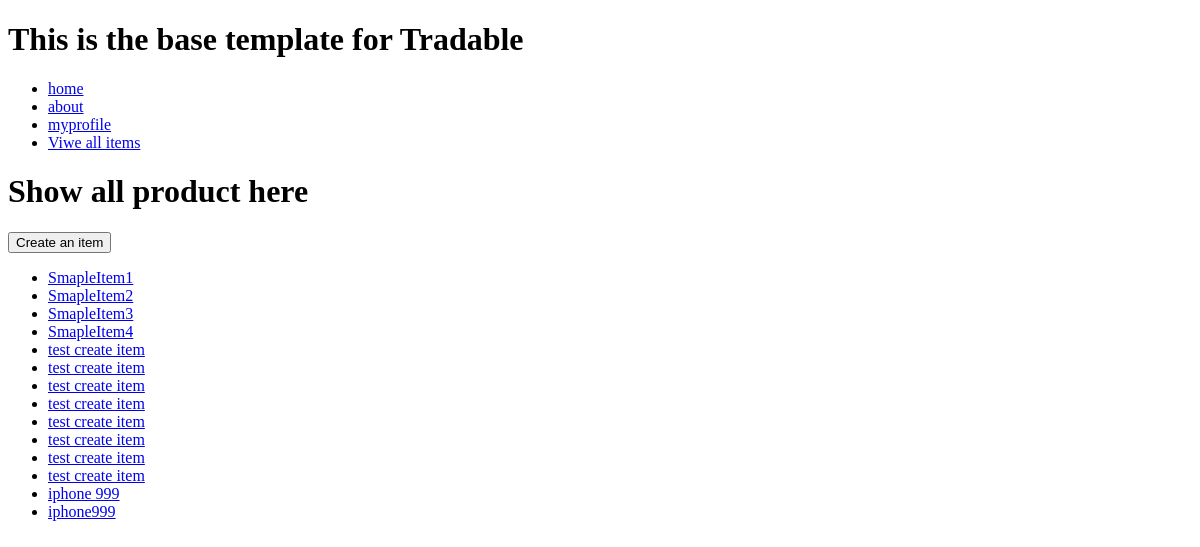
The app's page /items/, older data.
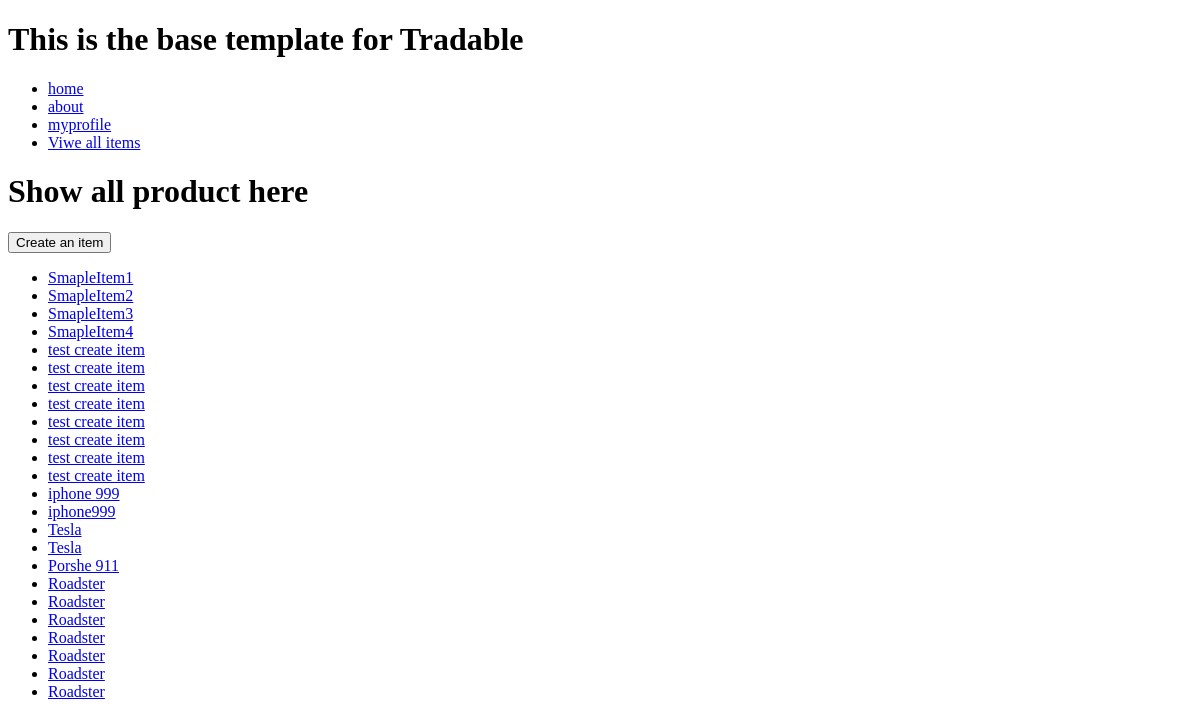
The same page, newer data.
### items/models.py (models this page shows)
class Item(models.Model):
	name            = models.CharField( max_length = 100)
	description     = models.TextField()
	price           = models.DecimalField(decimal_places=2, max_digits=10000)
	condition       = models.TextField()
	createdDateTime = models.DateTimeField(auto_now=True)

### items/views.py (the view)
# urls.py: path('items/', item_list_all_view, name='item_list_all_view'),
def item_list_all_view(request):
    querysetOfItem = Item.objects.all()
    context ={
        'list_all_item': querysetOfItem
    }
    return render(request, "item_list_all.html", context)

### items/templates/item_list_all.html
{% extends 'base.html' %}
{% block content %}
    <h1>Show all product here</h1><a href="/items/create">
    <input type= 'button' value='Create an item'/></a>
    <ul>
    {% for item in list_all_item %}
        <li><a href="/items/{{item.id}}",>{{ item.name }}</a></li>
    {% endfor %}
    </ul>
{% endblock %}

### templates/base.html (shortened to what this page needs)
<!doctype html>
<html>
<head>
</head>
<body>
    <h1>This is the base template for Tradable</h1>
    {% include 'navbar.html'%}
    {% block content %}
    {% endblock %}
</body>
</html>

### templates/navbar.html
<nav>
    <ul>
        <li><a href="/home">home</a></li>
        <li><a href="/about">about</a></li>
        <li><a href="/myprofile">myprofile</a></li>
        <li><a href="/items">Viwe all items</a></li>
    </ul>
</nav>

Row changes from the older to the newer data that the page shows:
added Item: name "Tesla"
added Item: name "Tesla"
added Item: name "Porshe 911"
added Item: name "Roadster"
added Item: name "Roadster"
added Item: name "Roadster"
added Item: name "Roadster"
added Item: name "Roadster"
added Item: name "Roadster"
added Item: name "Roadster"
